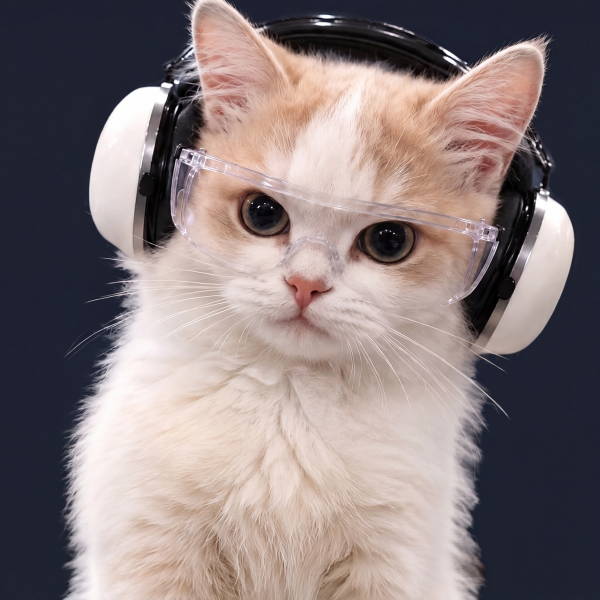
#> input picture scripts/assets/cream-kitten/face-reference.png, 1200 x 1200 px (shown at 1/2 size)
$ python build-kitten-reference.py
#> lines starting #> are read from the running program, lines starting #| are printed output that depends on the picture; after the words box and inside, x2 and y2 are one past the last pixel; in counts of white or black regions, pixels touching at a corner belong together
"""Extract the user-approved reference without regenerating facial features."""
from pathlib import Path
import numpy as np
from scipy import ndimage
from PIL import Image
ROOT=Path(__file__).resolve().parents[1]
MASTER=ROOT/'scripts/assets/cream-kitten/face-reference.png'
ASSETS=ROOT/'src/assets/cream-kitten'

def build():
    image=Image.open(MASTER).convert('RGB')
#> image is the input picture: PIL image 1200x1200 RGB; mean R, G, B 135.5, 122.6, 123.3
    rgb=np.asarray(image,dtype=np.float32)
    h,w=rgb.shape[:2]
#> h = 1200; w = 1200
    y,x=np.indices((h,w))
    # Light fur encloses the dark eyes and goggle hardware; fill those interiors.
    core=ndimage.binary_fill_holes(np.max(rgb,axis=-1)>np.where(y>700,165,125))
#> core: shape (1200, 1200) bool; 59.3% white; 13 black regions (5 under 20 px), largest, box (x1, y1, x2, y2) and area: (450, 0, 1200, 1200) 300535, (0, 0, 414, 1200) 282555, (633, 1144, 700, 1200) 1727
    # Lower chest shadows reach the image boundary and are not enclosed holes.
    core |= (y>900)&(x>330)&(x<830)
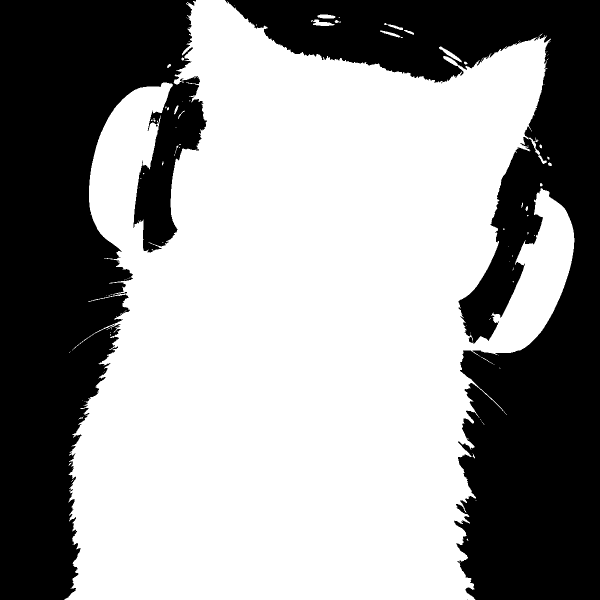
#> core: shape (1200, 1200) bool (shown at 1/2 size); 59.5% white; 3 black regions (1 under 20 px), largest, box (x1, y1, x2, y2) and area: (450, 0, 1200, 1200) 300535, (0, 0, 414, 1200) 282555
    # Preserve the black headset crown between the ears, based on its actual
    # silhouette in the original aligned portrait matte, never a bright threshold.
    original=np.array(Image.open(ASSETS/'portrait.webp').convert('RGBA').resize(image.size,Image.Resampling.LANCZOS))
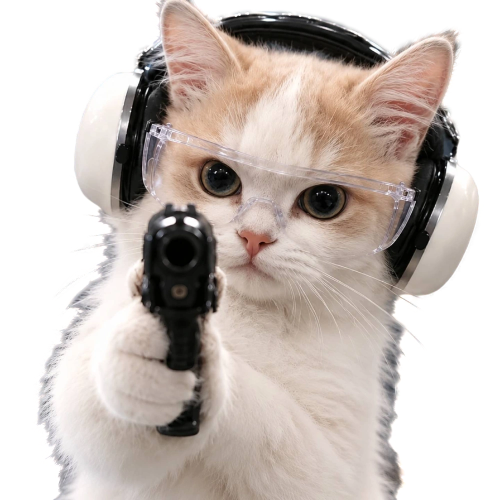
#> input picture src/assets/cream-kitten/portrait.webp, 1000 x 1000 px (shown at 1/2 size)
    headset=((y<230)&(x>330)&(x<1020)) | ((x>960)&(y>220)&(y<710)) | ((x<360)&(x>170)&(y>80)&(y<520))
    core |= headset & (original[:,:,3]>240) & (rgb[:,:,2]-rgb[:,:,0]<12)
#> core: shape (1200, 1200) bool; 64.3% white; 43 black regions (31 under 20 px), largest, box (x1, y1, x2, y2) and area: (0, 0, 392, 1200) 258545, (450, 0, 1200, 1200) 247195, (917, 562, 961, 687) 3394
    core=ndimage.binary_fill_holes(core)
#> core: shape (1200, 1200) bool; 64.9% white; 3 black regions (1 under 20 px), largest, box (x1, y1, x2, y2) and area: (0, 0, 392, 1200) 258489, (450, 0, 1200, 1200) 247191
    labels,_=ndimage.label(core)
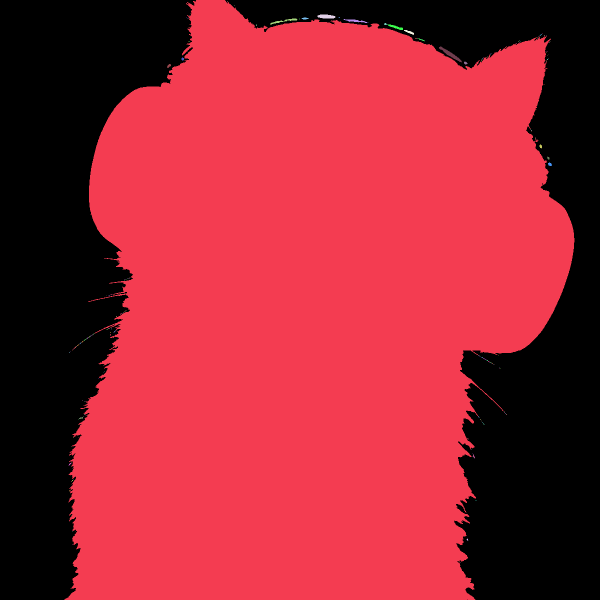
#> labels: shape (1200, 1200) int32 (shown at 1/2 size); 188 distinct labels, from 0 to 187; one colour per label, 0 black
    counts=np.bincount(labels.ravel()); counts[0]=0
#> after `counts = np.bincount(labels.ravel())`: counts = 188 values, max 932594 at index 1, min 1 at index 2, mean 7659.6
    core=counts[labels] > h*w*.005
#> core: shape (1200, 1200) bool; 64.8% white; 3 black regions (1 under 20 px), largest, box (x1, y1, x2, y2) and area: (0, 0, 392, 1200) 258742, (450, 0, 1200, 1200) 248663
    # Fur edge samples still contain the dark source backdrop. Sample deeper
    # inside the coat so unmixing removes that tint instead of preserving it.
    inner=ndimage.binary_erosion(core,iterations=12)
#> inner: shape (1200, 1200) bool; 61% white; 1 black region, box (x1, y1, x2, y2) and area: (0, 0, 1200, 1200) 561015
    inner |= ndimage.binary_erosion(core,iterations=3) & headset
#> inner: shape (1200, 1200) bool; 62.2% white; 1 black region, box (x1, y1, x2, y2) and area: (0, 0, 1200, 1200) 544669
    dist,nearest=ndimage.distance_transform_edt(~inner,return_indices=True)
    foreground=rgb[nearest[0],nearest[1]]
    # Use nearby exterior background color to unmix only the fine fur fringe.
    far=ndimage.binary_dilation(core,iterations=12)
#> far: shape (1200, 1200) bool; 68.2% white; 2 black regions, box (x1, y1, x2, y2) and area: (0, 0, 372, 1200) 237189, (465, 0, 1200, 1200) 221316
    _,background_indices=ndimage.distance_transform_edt(far,return_indices=True)
    background=rgb[background_indices[0],background_indices[1]]
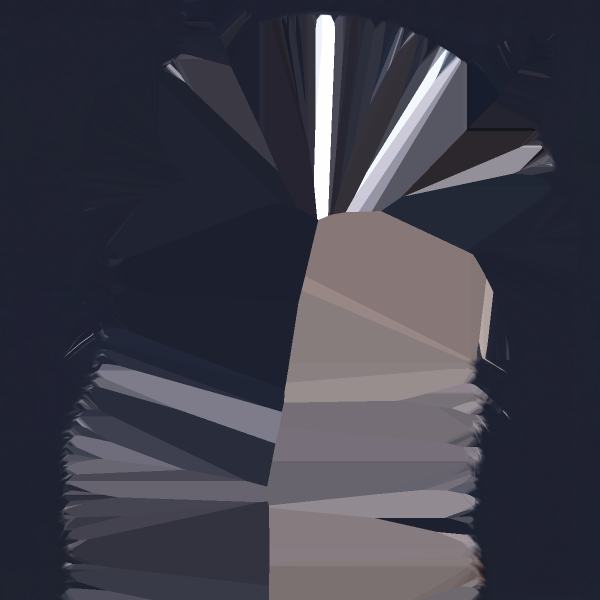
#> background: shape (1200, 1200, 3) float32 (shown at 1/2 size); mean R, G, B 62.1, 61.3, 73.4
    direction=foreground-background
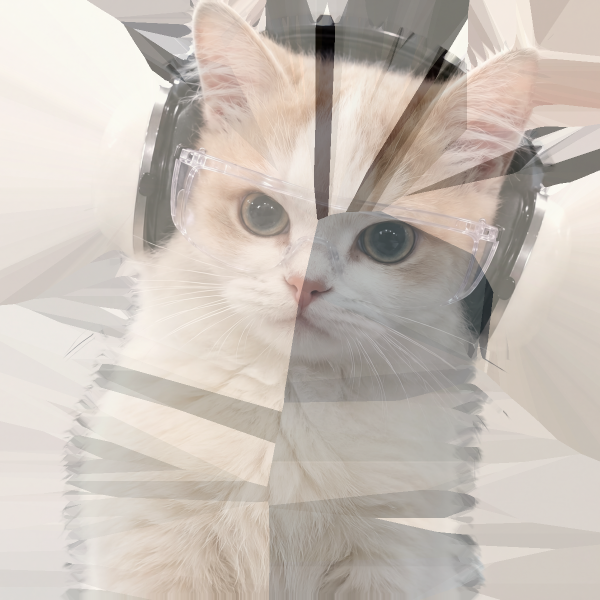
#> direction: shape (1200, 1200, 3) float32 (shown at 1/2 size); mean R, G, B 130.1, 113.2, 97.8; drawn with min black and max white
    alpha=np.clip(np.sum((rgb-background)*direction,axis=-1)/np.maximum(np.sum(direction*direction,axis=-1),1),0,1)
    alpha[inner]=1
#> alpha: shape (1200, 1200) float32; min 0, max 1, mean 0.651
    alpha[dist>20]=0
#> alpha: shape (1200, 1200) float32; min 0, max 1, mean 0.649
    alpha[alpha<.03]=0
#> alpha: shape (1200, 1200) float32; min 0, max 1, mean 0.649
    color=np.clip((rgb-background*(1-alpha[:,:,None]))/np.maximum(alpha[:,:,None],.03),0,255)
    color[inner]=rgb[inner]
    rgba=np.dstack((color,alpha*255)).round().astype('uint8')
    assert np.array_equal(rgba[350:690,380:925,:3],rgb[350:690,380:925].astype('uint8'))
    result=Image.fromarray(rgba)
    result.save(ASSETS/'reference-body.webp',lossless=True,exact=True,method=6)
    print('PASS: reference face pixels preserved exactly')
    board=Image.new('RGB',(1200,600))
#> board: PIL image 1200x600 RGB; every value is 0
    for i,bg in enumerate(['#20262e','#eceef1']):
        panel=Image.new('RGBA',(600,600),bg)
        panel.alpha_composite(result.resize((600,600),Image.Resampling.LANCZOS))
        board.paste(panel.convert('RGB'),(600*i,0))
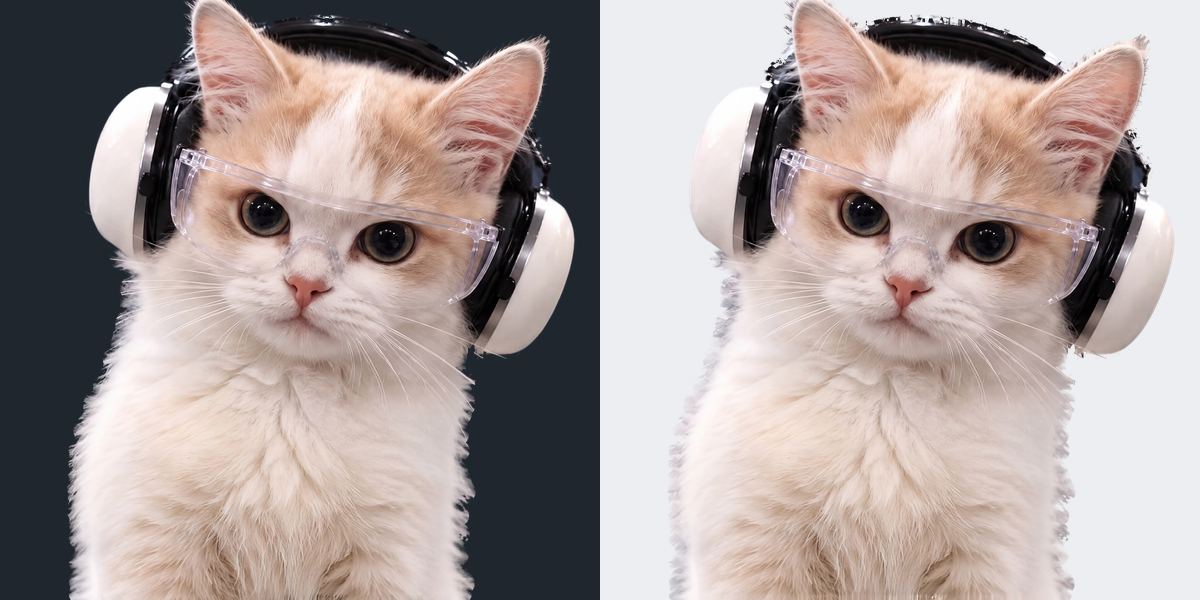
#> board: PIL image 1200x600 RGB; mean R, G, B 170.5, 158.2, 155.7
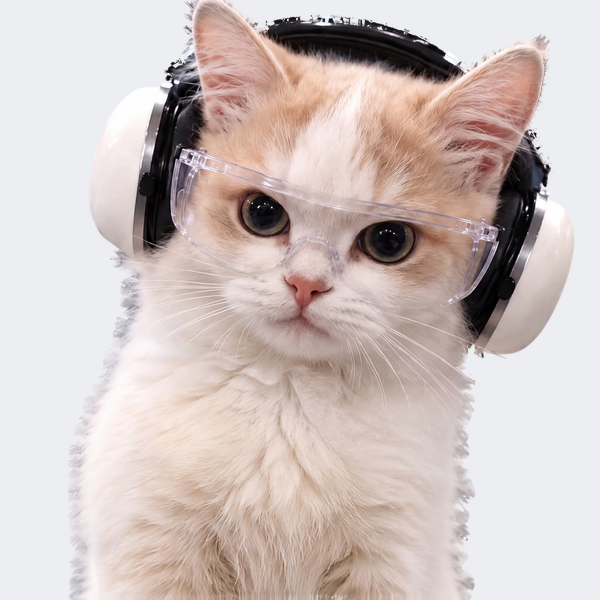
#> panel: PIL image 600x600 RGBA; mean R, G, B, A 206.3, 193.3, 189.9, 255
    preview_dir=ROOT/'output/kitten-reference-face'
    preview_dir.mkdir(parents=True,exist_ok=True)
    board.save(preview_dir/'matte-check.jpg',quality=95)
if __name__=='__main__':build()
